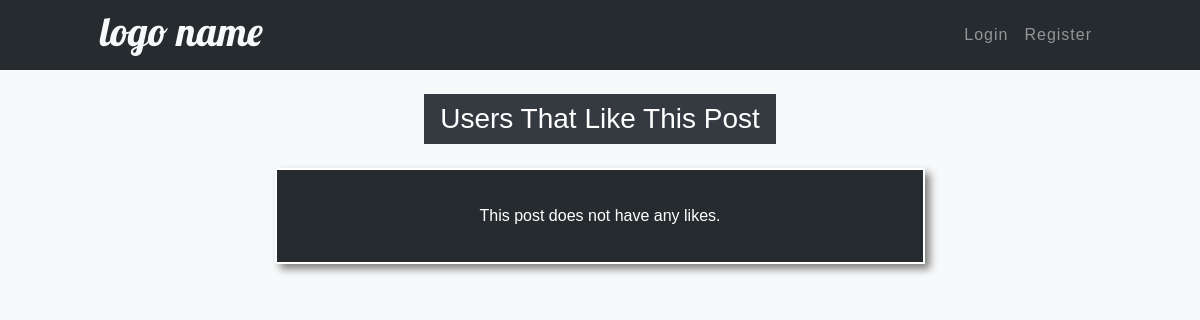
/post-likes/31/, run on an earlier commit of the app's database.
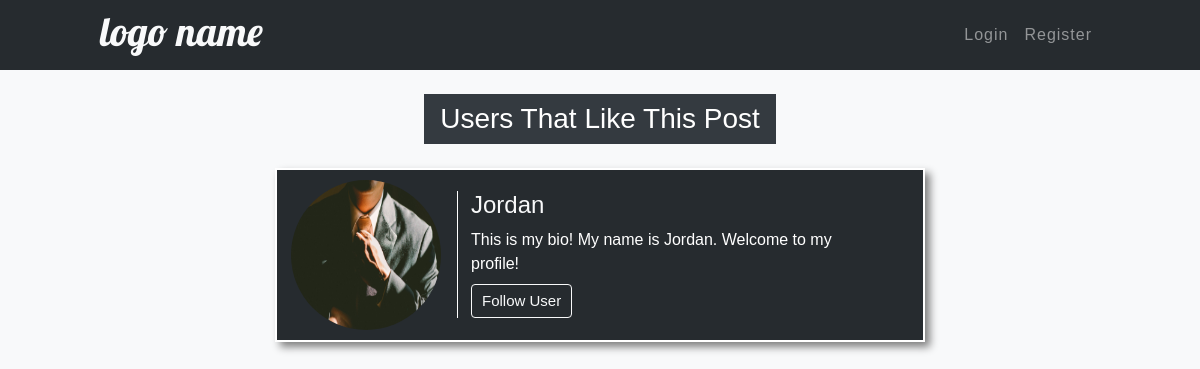
And on a later commit of the database.
### photo_sharing/models.py (models this page shows, shortened)
class PostLike(models.Model):
    user = models.ForeignKey(User, on_delete=models.CASCADE)
    post = models.ForeignKey(Post, on_delete=models.CASCADE)

### users/models.py (models this page shows, shortened)
class Profile(models.Model):
    user = models.OneToOneField(User, on_delete=models.CASCADE)
    image = models.ImageField(default='default.jpg', upload_to='profile-image')
    bio = models.CharField(max_length=150)
    following = models.ManyToManyField(User, related_name='followers')

### photo_sharing/views.py (the view)
# urls.py: path('post-likes/<int:pk>/', views.likes_list, name='likes-list'),
def likes_list(request, pk):
    results = PostLike.objects.filter(post_id=pk).all()
    return render(request, 'photo_sharing/likes_list.html', {
        'results': results
    })

### photo_sharing/templates/photo_sharing/likes_list.html
{% extends 'photo_sharing/layout.html' %}
{% block content %}
<br>
<div class='text-center'>
    <h3 class="text-white bg-dark py-2 px-3 d-inline-block">Users That Like This Post</h3>
</div>
{% for like in results %}
<div class="row no-gutters user-page">
    <div class='col-12 profile-background my-3'>
        <div class="profile-block">
            <div class='image-col mr-3 pl-1 my-auto'>
                <img class='profile-image' src="{{ like.user.profile.image.url }}" alt="User Profile Image">
            </div>
            <div class='bio-col my-auto pr-0'>
                <a class='username-link' href="{% url 'profile' like.user.username %}"><h4>{{ like.user.username|title }}</h4></a>
                <p class='mb-2'>{{ like.user.profile.bio|truncatechars:90 }}</p>
                <a class='btn btn-outline-light mt-0 user-btn' href="#">Follow User</a>
            </div>
        </div>
    </div>
</div>
{% empty %}
<div class="row no-gutters user-page">
    <div class='col-12 profile-background my-3'>
        <div class="profile-block">
            <p class='m-auto p-4'>This post does not have any likes.</p>
        </div>
    </div>
</div>
{% endfor %}
{% endblock %}

What changed in the data, as far as the page shows it:
added PostLike: user.profile.image (picture), user.username "Jordan", user.profile.bio "This is my bio! My name is Jordan. Welcome to my profile!"
Also different on the page:
text no longer shown: "This post does not have any likes."
